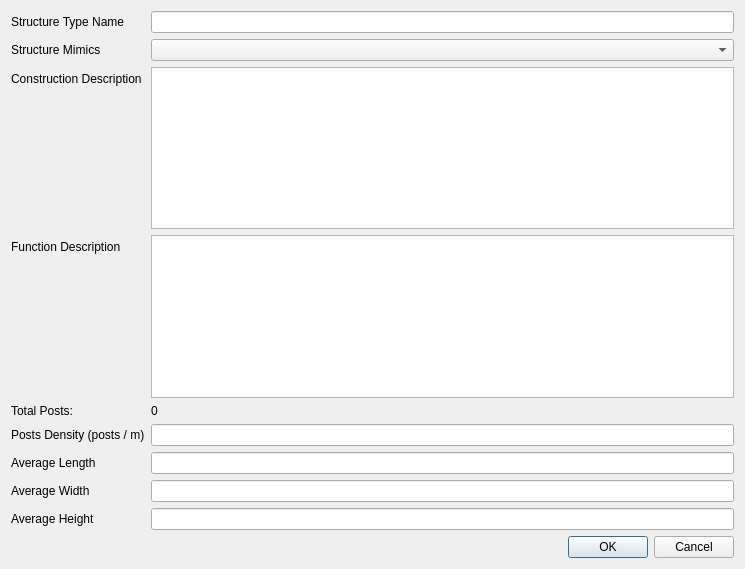
<?xml version="1.0" encoding="UTF-8"?>
<ui version="4.0">
 <class>design_dialog</class>
 <widget class="QDialog" name="design_dialog">
  <property name="geometry">
   <rect>
    <x>0</x>
    <y>0</y>
    <width>745</width>
    <height>569</height>
   </rect>
  </property>
  <property name="windowTitle">
   <string>Structure Type</string>
  </property>
  <property name="windowIcon">
   <iconset>
    <normaloff>../../icon.png</normaloff>../../icon.png</iconset>
  </property>
  <layout class="QFormLayout" name="formLayout">
   <item row="0" column="0">
    <widget class="QLabel" name="label">
     <property name="text">
      <string>Structure Type Name</string>
     </property>
    </widget>
   </item>
   <item row="0" column="1">
    <widget class="QLineEdit" name="lineEdit_structure_type_name"/>
   </item>
   <item row="1" column="0">
    <widget class="QLabel" name="label_2">
     <property name="text">
      <string>Structure Mimics</string>
     </property>
    </widget>
   </item>
   <item row="1" column="1">
    <widget class="QComboBox" name="comboBox_structure_mimics"/>
   </item>
   <item row="2" column="0">
    <widget class="QLabel" name="label_5">
     <property name="text">
      <string>Construction Description</string>
     </property>
    </widget>
   </item>
   <item row="2" column="1">
    <widget class="QPlainTextEdit" name="plainTextEdit_construction_description"/>
   </item>
   <item row="3" column="0">
    <widget class="QLabel" name="label_7">
     <property name="text">
      <string>Function Description</string>
     </property>
    </widget>
   </item>
   <item row="3" column="1">
    <widget class="QPlainTextEdit" name="plainTextEdit_function_description"/>
   </item>
   <item row="6" column="0">
    <widget class="QLabel" name="label_9">
     <property name="text">
      <string>Posts Density (posts / m)</string>
     </property>
    </widget>
   </item>
   <item row="6" column="1">
    <widget class="QLineEdit" name="lineEdit_post_spacing"/>
   </item>
   <item row="7" column="0">
    <widget class="QLabel" name="label_8">
     <property name="text">
      <string>Average Length</string>
     </property>
    </widget>
   </item>
   <item row="7" column="1">
    <widget class="QLineEdit" name="lineEdit_average_length"/>
   </item>
   <item row="8" column="0">
    <widget class="QLabel" name="label_4">
     <property name="text">
      <string>Average Width</string>
     </property>
    </widget>
   </item>
   <item row="8" column="1">
    <widget class="QLineEdit" name="lineEdit_average_width"/>
   </item>
   <item row="11" column="1">
    <widget class="QDialogButtonBox" name="buttonBox">
     <property name="orientation">
      <enum>Qt::Horizontal</enum>
     </property>
     <property name="standardButtons">
      <set>QDialogButtonBox::Cancel|QDialogButtonBox::Ok</set>
     </property>
    </widget>
   </item>
   <item row="9" column="0">
    <widget class="QLabel" name="label_6">
     <property name="text">
      <string>Average Height</string>
     </property>
    </widget>
   </item>
   <item row="9" column="1">
    <widget class="QLineEdit" name="lineEdit_average_height"/>
   </item>
   <item row="5" column="0">
    <widget class="QLabel" name="label_10">
     <property name="text">
      <string>Total Posts:</string>
     </property>
    </widget>
   </item>
   <item row="5" column="1">
    <widget class="QLabel" name="label_total_posts">
     <property name="text">
      <string>0</string>
     </property>
    </widget>
   </item>
  </layout>
 </widget>
 <resources/>
 <connections/>
</ui>
